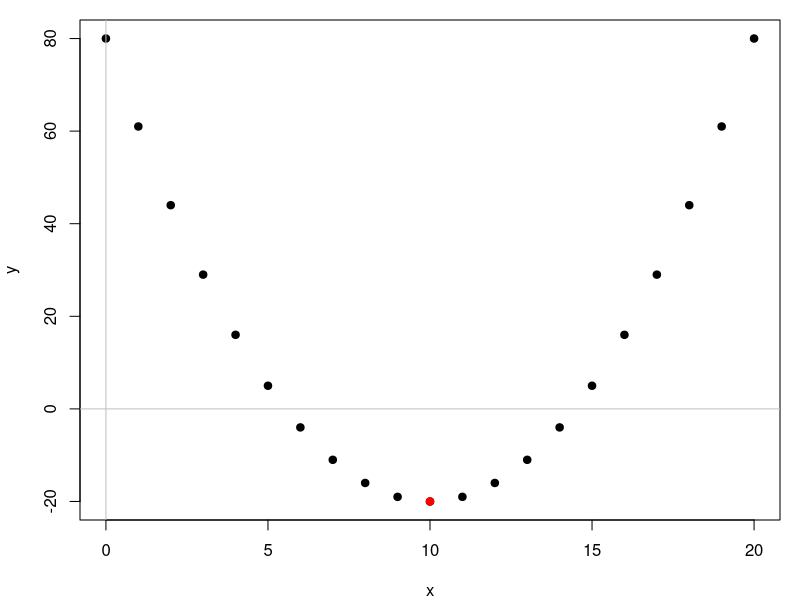

Source code (R):
# FUNCION OBJETIVO (min) | Algoritmo de fuerza bruta | Funcion Discreta

f <- function(x){
  return((-x + 10)^2-20)
}

x <- 0:20
y <- f(x)
cbind(x,y)

index_min <- which.min(y)

x_min <- x[index_min]
y_min <- y[index_min]

# GRAFICO

par(mar = c(4,4,1,1)) # Margenes
plot(x,y,
     pch = 19) 
abline(h = 0, v= 0, col = "grey")
points(x_min, y_min, pch = 19, col = "red")


